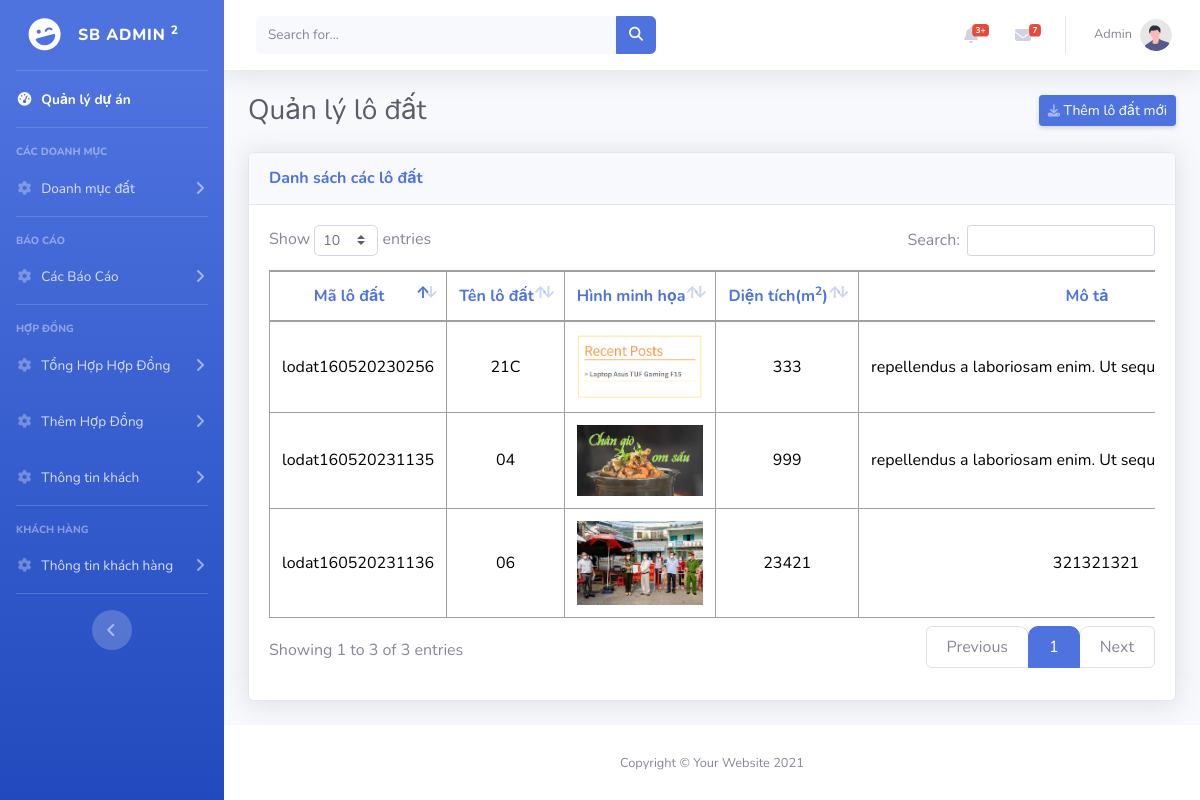
The app's page /admin_manager/danhsach_lodat.php (signed in), older data.
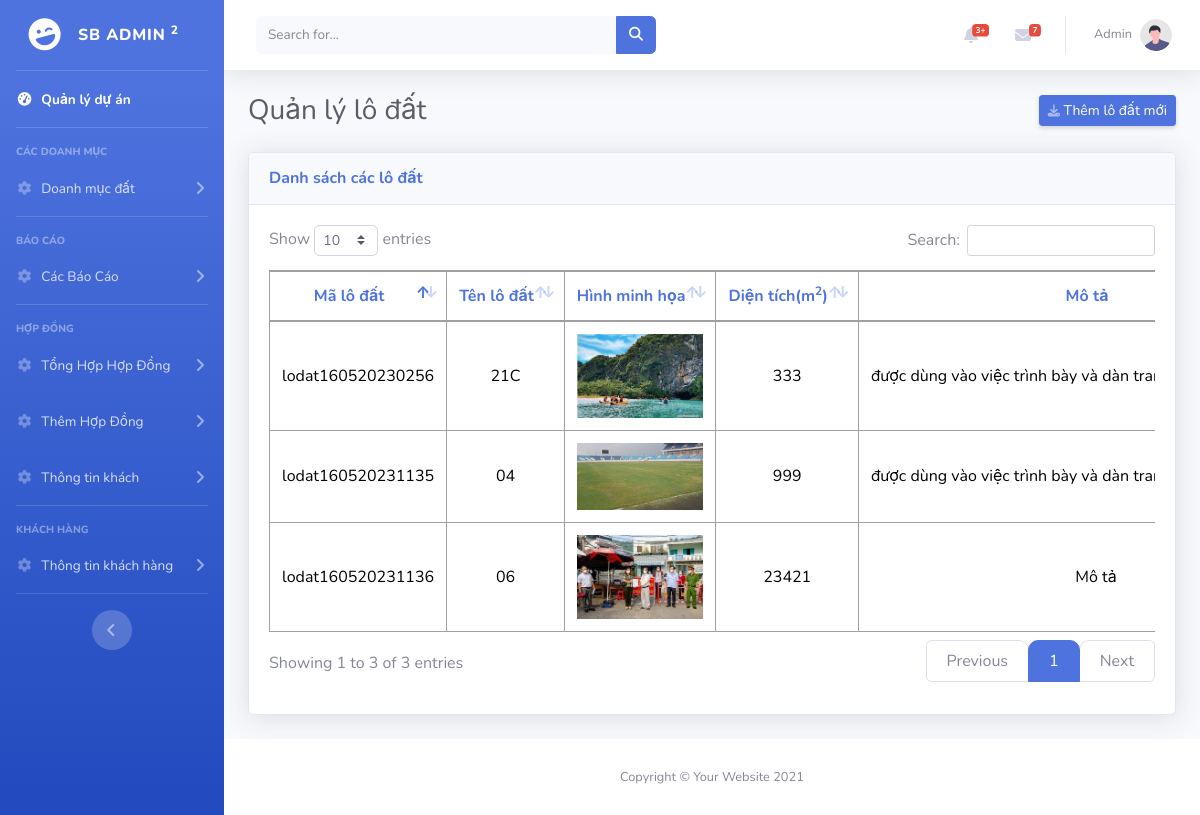
The same page, newer data.
### tables this page shows
CREATE TABLE `dm_lodat` (
  `id` int(11) NOT NULL,
  `ma_lodat` text NOT NULL,
  `ten_lodat` text NOT NULL,
  `image` text NOT NULL,
  `dien_tich` int(11) NOT NULL,
  `mo_ta` text NOT NULL,
  `id_khudat` int(11) NOT NULL
);

### model/database.php (called while the page is built, shortened)
<?php
class Database
{
    public static $connection = NULL;
    public function __construct()
    {
        if(!self::$connection) {
            self::$connection = new mysqli(DB_HOST, DB_USER, DB_PASSWORD, DB_NAME, PORT);
            self::$connection->set_charset('utf8mb4');
        }
        return self::$connection;
    }
    public function select($sql)
    {
        $sql->execute();
        $items = $sql->get_result()->fetch_all(MYSQLI_ASSOC);
        return $items;
    }
}

### model/dm_lodat.php (called while the page is built, shortened)
<?php
require_once "database.php";
class DoanhMucLoDat extends Database{
    function layTatCaLoDat(){
        $sql = parent::$connection->prepare("SELECT *, dm_khudat.id as khudat_id, dm_lodat.id as lodat_id, dm_lodat.mo_ta as mo_ta,  dm_lodat.image as image from dm_khudat,dm_lodat WHERE dm_lodat.id_khudat = dm_khudat.id");
        return parent::select($sql);
    }
}

### admin_manager/danhsach_lodat.php (the view, shortened to what this page needs)
<?php
include "./header.php";
require_once "../model/dm_khudat.php";
require_once "../model/dm_lodat.php";
$dm_lodat = new DoanhMucLoDat();
$layTatCaLoDat = $dm_lodat->layTatCaLoDat();
?>
                <div class="container-fluid">
                    <div class="d-sm-flex align-items-center justify-content-between mb-4">
                        <h1 class="h3 mb-0 text-gray-800">Quản lý lô đất</h1>
                        <a id="myBtn" class="d-none d-sm-inline-block btn btn-sm btn-primary shadow-sm"><i class="fas fa-download fa-sm text-white-50"></i> Thêm lô đất mới</a>
                    </div>
                    <div class="card shadow mb-4">
                        <div class="card-header py-3">
                            <h6 class="m-0 font-weight-bold text-primary">Danh sách các lô đất</h6>
                        </div>
                        <div class="card-body">
                            <div class="table-responsive">
                                <table class="table table-bordered" id="dataTable" width="100%" cellspacing="0">
                                    <thead>
                                        <tr>
                                            <th width="5%">Mã lô đất</th>
                                            <th width="10%">Tên lô đất</th>
                                            <th width="15%">Hình minh họa</th>
                                            <th width="10%">Diện tích(m<sup>2</sup>)</th>
                                            <th width="25%">Mô tả</th>
                                        </tr>
                                    </thead>
                                    <tbody>
                                        <?php foreach($layTatCaLoDat as $item){ ?>
                                            <tr>
                                                <td><?=$item['ma_lodat']?></td>
                                                <td><?=$item['ten_lodat']?></td>
                                                <td>
                                                    <img src="./public/img/lo_dat/<?=$item['image']?>" class="img-fluid" alt="<?=$item['image']?>">
                                                </td>
                                                <td><?=$item['dien_tich']?></td>
                                                <td><?=$item['mo_ta']?></td>
                                            </tr>
                                        <?php } ?>
                                    </tbody>
                                </table>
                            </div>
                        </div>
                    </div>
                </div>
<?php
include "./footer.php";
?>

Row changes from the older to the newer data that the page shows:
changed dm_lodat "lodat160520231135": image: a different picture; mo_ta "repellendus a laboriosam enim. Ut sequi quia et omnis adipis…" → "được dùng vào việc trình bày và dàn trang phục vụ cho in ấn.…"
changed dm_lodat "lodat160520231136": mo_ta "321321321" → "Mô tả"
changed dm_lodat "lodat160520230256": image: a different picture; mo_ta "repellendus a laboriosam enim. Ut sequi quia et omnis adipis…" → "được dùng vào việc trình bày và dàn trang phục vụ cho in ấn.…"
